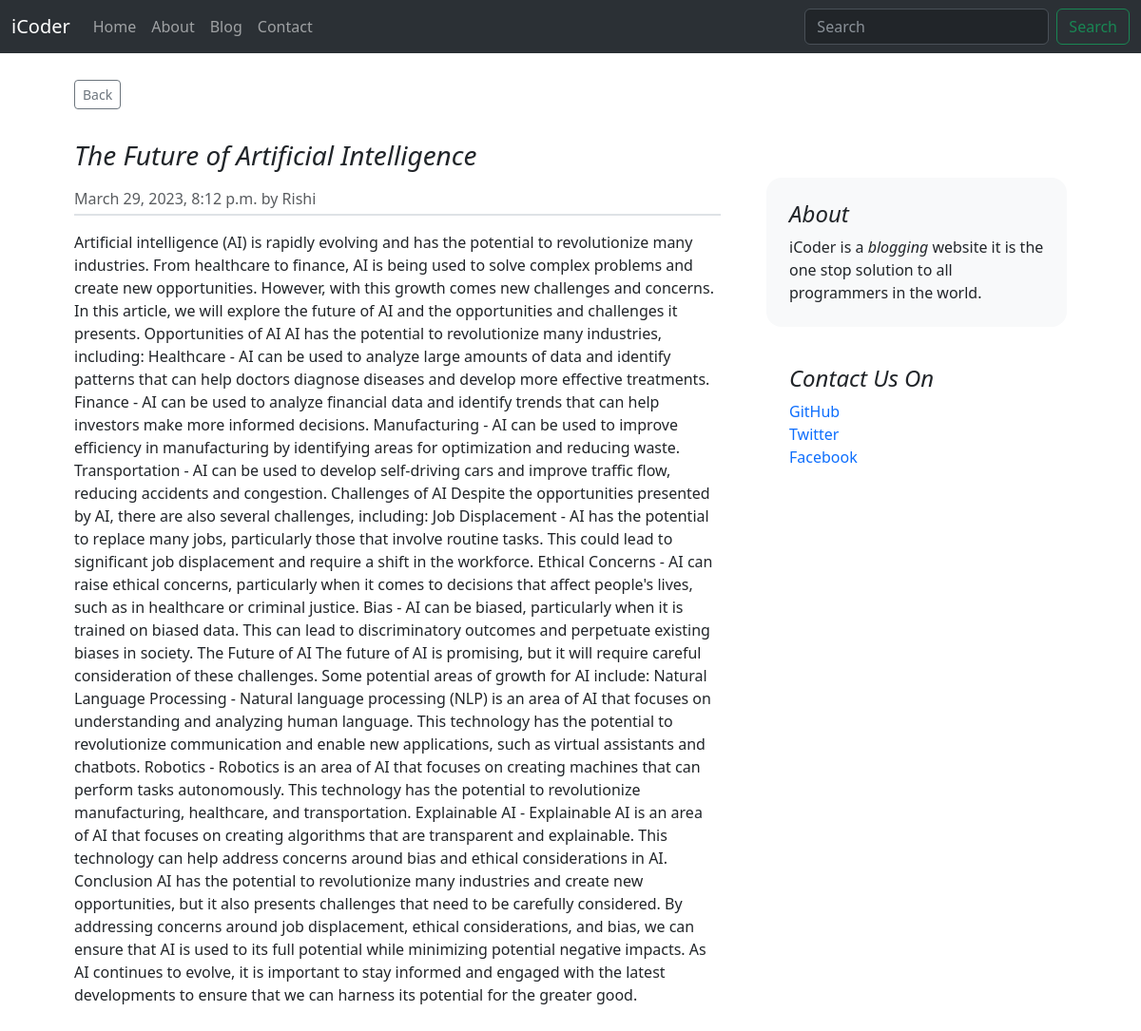
The app's page /blog/the-future-of-artificial-intelligence with its own data.
### blog/models.py (models this page shows, shortened)
class Post(models.Model):
    sno = models.AutoField(primary_key=True)
    title = models.CharField(max_length=255)
    author = models.CharField(max_length=13)
    content = models.TextField()
    timestamp = models.DateTimeField(blank=True)
    slug = models.SlugField(null=True, max_length=255)

### blog/views.py (the view)
# urls.py: path("<slug:slug>", views.blogPost, name='post_detail'),
def blogPost(request, slug):
    post = Post.objects.filter(slug=slug).first()
    context = {"post": post}
    return render(request, "blog/blogpost.html", context)

### templates/blog/blogpost.html (shortened to what this page needs)
{% extends '../base.html' %}
{% block body %}
<div class="container px-5">
    <div class="row g-5 mt-1 mb-4">
        <div class="d-grid gap-2 d-md-flex justify-content-between my-4" id="back">
            <a href="/blog"><button id="backbutton" type="button"
                    class="btn btn-outline-secondary btn-sm">Back</button></a>
        </div>
        <div class="col-md-8 mt-2">
            <article class="blog-post">
                <h3 class="pb-2 fst-italic">{{post.title}}</h3>
                <p class="blog-post-meta text-body-secondary border-bottom border-2 mb-3 pb-1">{{post.timestamp}} by {{post.author}}</p>
                <p>{{post.content}}</p>
            </article>
        </div>
        <div class="col-md-4">
            <div class="position-sticky" style="top: 2rem;">
                <div class="p-4 mb-3 bg-light rounded-4">
                    <h4 class="fst-italic">About</h4>
                    <p class="mb-0">iCoder is a <em>blogging</em> website it is the one stop solution to all programmers
                        in the world.</p>
                </div>
                <div class="p-4">
                    <h4 class="fst-italic">Contact Us On</h4>
                    <ol class="list-unstyled">
                        <li><a href="#" class="text-decoration-none">GitHub</a></li>
                        <li><a href="#" class="text-decoration-none">Twitter</a></li>
                        <li><a href="#" class="text-decoration-none">Facebook</a></li>
                    </ol>
                </div>
            </div>
        </div>
    </div>
</div>
{% endblock body %}

### records on screen
Post: title "The Future of Artificial Intelligence", timestamp "March 29, 2023, 8:12 p.m.", author "Rishi", content "Artificial intelligence (AI) is rapidly evolving and has the potential to revolutionize many industries. From healthcare to finance, AI is being used to solve complex problems and create new opportunities. However, with this growth comes new challenges and concerns. In this article, we will explore the future of AI and the opportunities and challenges it presents. Opportunities of AI AI has the potential to revolutionize many industries, including: Healthcare - AI can be used to analyze large amounts of data and identify patterns that can help doctors diagnose diseases and develop more effective treatments. Finance - AI can be used to analyze financial data and identify trends that can help…"
